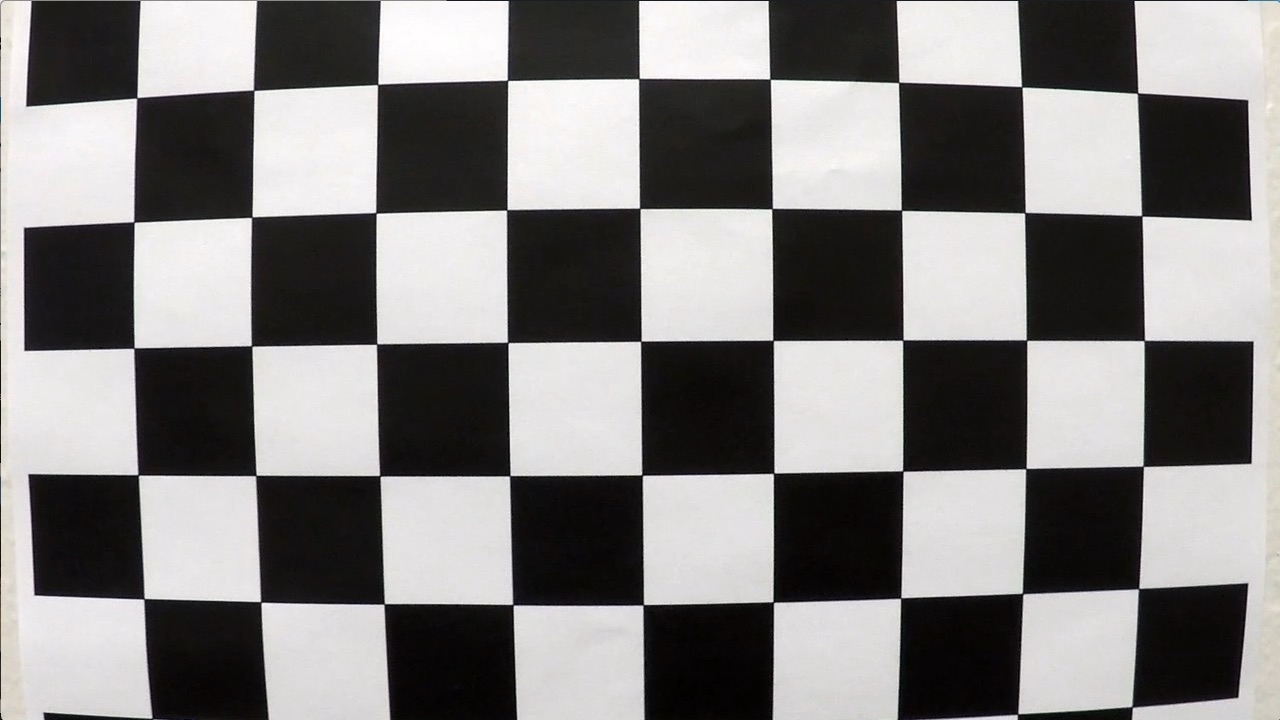
#> input picture CarND-Advanced-Lane-Lines/camera_cal/calibration1.jpg, 1280 x 720 px; its folder holds 5 pictures in this run
$ jupyter execute --allow-errors 'End-to-End Pipeline.ipynb'   (shell and % lines are left out)   (Python 2 division)   (older library calls are emulated)
#> lines starting #> are read from the running program, lines starting #| are printed output that depends on the picture; after the words box and inside, x2 and y2 are one past the last pixel; in counts of white or black regions, pixels touching at a corner belong together
#> further down, img is the input picture: shape (720, 1280, 3); mean R, G, B 130.1, 128.4, 127.8
#> `ret, corners = cv2.findChessboardCorners(gray, (nx,ny), None)`: ret = False; corners = None
#> (reads CarND-Advanced-Lane-Lines/camera_cal/wide_dist_pickle.p from the repository)
[cell 1]
# Import modules
import pickle
import cv2
import glob
import numpy as np
import matplotlib.pyplot as plt
import matplotlib.image as mpimg

from IPython.html import widgets
from IPython.html.widgets import interact
from IPython.display import display

import collections
from moviepy.editor import VideoFileClip

## Camera Calibration

[cell 2]
# prepare object points, like (0,0,0), (1,0,0), (2,0,0) ....,(6,5,0)
nx = 9 # the number of inside corners in x
ny = 6 # the number of inside corners in y


objp = np.zeros((ny*nx,3), np.float32)
objp[:,:2] = np.mgrid[0:nx, 0:ny].T.reshape(-1,2)

# Arrays to store object points and image points from all the images.
objpoints = [] # 3d points in real world space
imgpoints = [] # 2d points in image plane.

# Make a list of calibration images
images = glob.glob('camera_cal/calibration*.jpg')

# Step through the list and search for chessboard corners
#> (the rest of this cell did not finish here and is left out)

[cell 3]
# Undistort the image
def undistort(img):
    img_size = (img.shape[1], img.shape[0])
#> img_size = (1280, 720)
    # Do camera calibration given object points and image points
    ret, mtx, dist, rvecs, tvecs = cv2.calibrateCamera(objpoints, imgpoints, img_size,None,None)
#> ret = 0.402; mtx = [[1215.1, 0, 674.3], [0, 1227, 357.1], [0, 0, 1]]; dist = [[-0.887, 13.5, -0.00382, -0.00756, -85.37]]; rvecs = ([0.506, -0.211, 0.0337],); tvecs = ([-2.2, -0.223, 20.53],)
    dst = cv2.undistort(img, mtx, dist, None, mtx)
    return dst

[cell 4]
# # Save the camera calibration result for later use (we won't worry about rvecs / tvecs)
# dist_pickle = {}
# dist_pickle["mtx"] = mtx
# dist_pickle["dist"] = dist
# pickle.dump(dist_pickle, open("camera_cal/wide_dist_pickle.p", "wb" ) )
# #dst = cv2.cvtColor(dst, cv2.COLOR_BGR2RGB)

# Read in the saved camera matrix and distortion coefficients
# These are the arrays you calculated using cv2.calibrateCamera()
dist_pickle = pickle.load( open("camera_cal/wide_dist_pickle.p", "rb" ) )
mtx = dist_pickle["mtx"]
dist = dist_pickle["dist"]

# Test undistortion on an image
img = mpimg.imread('camera_cal/calibration1.jpg')
dst = undistort(img)
cv2.imwrite('camera_cal/test_undist.jpg',dst)

# Visualize undistortion
#> (the rest of this cell did not finish here and is left out)

## Different Thresholding Functions

[cell 5]
# Define a function that takes an image, gradient orientation,
# and threshold min / max values.
def abs_sobel_thresh(img, orient='x', sobel_kernel=3, thresh=(0,255)):
    # Convert to grayscale
    gray = cv2.cvtColor(img, cv2.COLOR_RGB2GRAY)
    # Apply x or y gradient with the OpenCV Sobel() function
    # and take the absolute value
    if orient == 'x':
        abs_sobel = np.absolute(cv2.Sobel(gray, cv2.CV_64F, 1, 0, ksize=sobel_kernel))
    if orient == 'y':
        abs_sobel = np.absolute(cv2.Sobel(gray, cv2.CV_64F, 0, 1, ksize=sobel_kernel))
    # Rescale back to 8 bit integer
    scaled_sobel = np.uint8(255*abs_sobel/np.max(abs_sobel))
    # Create a copy and apply the threshold
    grad_binary = np.zeros_like(scaled_sobel)
    # Here I'm using inclusive (>=, <=) thresholds, but exclusive is ok too
    grad_binary[(scaled_sobel >= thresh[0]) & (scaled_sobel <= thresh[1])] = 1

    # Return the result
    return grad_binary

[cell 6]
# Define a function to return the magnitude of the gradient
# for a given sobel kernel size and threshold values
# [17 lines left out: function mag_thresh, not called in this run]

[cell 7]
# Define a function to threshold an image for a given range and Sobel kernel
# [14 lines left out: function dir_threshold, not called in this run]

[cell 8]
# Define a function that thresholds the S-channel of HLS
# [6 lines left out: function hls_select, not called in this run]

[cell 9]
# [20 lines left out: function color_mask, not called in this run]

## Interactive Thresholding Adjustment

[cell 10]
# Combining thresholds
image = mpimg.imread('test_images/test1.jpg')
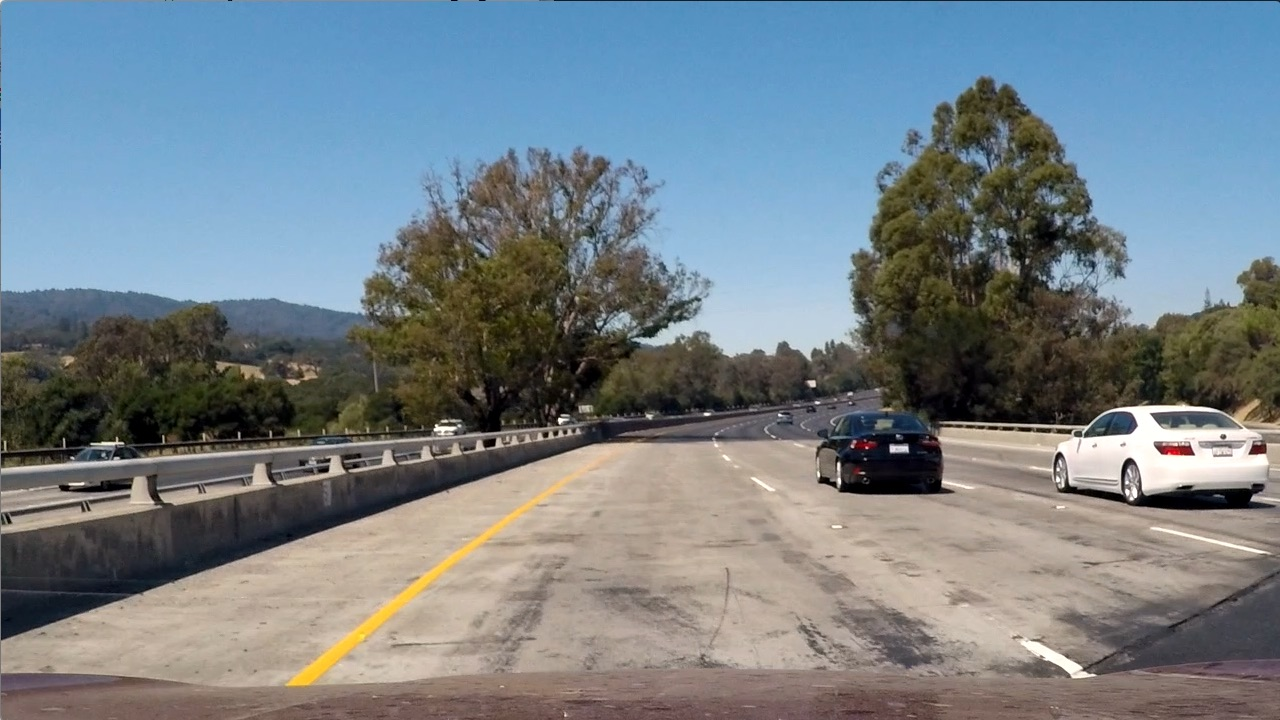
#> input picture CarND-Advanced-Lane-Lines/test_images/test1.jpg, 1280 x 720 px
#> image is the input picture: shape (720, 1280, 3); mean R, G, B 117.5, 128.7, 135.5
#> the sliders are set to ksize = 16, min_gradx = 127, max_gradx = 127, min_grady = 127, max_grady = 127, min_mag = 127, max_mag = 127, min_dir = 0.7853981633974483, max_dir = 0.7853981633974483, min_s = 127, max_s = 127, min_v = 127, max_v = 127
def update(ksize, min_gradx, max_gradx, min_grady, max_grady, min_mag, max_mag, min_dir, max_dir, min_s, max_s, min_v, max_v):
    # Apply each of the thresholding functions
    gradx = abs_sobel_thresh(image, orient='x', sobel_kernel=ksize, thresh=(min_gradx,max_gradx))
    grady = abs_sobel_thresh(image, orient='y', sobel_kernel=ksize, thresh=(min_grady,max_grady))
    mag_binary = mag_thresh(image, sobel_kernel=ksize, mag_thresh=(min_mag,max_mag))
    dir_binary = dir_threshold(image, sobel_kernel=ksize, thresh=(min_dir,max_dir))
#     s_binary = hls_select(image, thresh=(min_s,max_s))
    white_yellow_binary = color_mask(image)

    combined = np.zeros_like(gradx)
#     combined[(gradx == 1) & (grady == 1) | (vs_binary == 1)] = 1
#     combined[((gradx == 1) & (grady == 1)) | ((mag_binary == 1) & (dir_binary == 1))] = 1
#     combined[((gradx == 1) & (grady == 1)) | ((mag_binary == 1) & (dir_binary == 1))] = 1
#     combined[((gradx == 1) & (grady == 1)) | ((mag_binary == 1) & (dir_binary == 1)) | ((s_binary == 1))] = 1
#     color_binary = np.zeros_like(gradx)
#     color_binary[(combined == 1) | (vs_binary == 1)] = 1
    combined[((white_yellow_binary ==1) & ((dir_binary == 1) | (mag_binary == 1)))] = 1
    plt.imshow(combined, cmap='gray')

#> (the rest of this cell did not finish here and is left out)

## Adjust HSV Value to Detect Yellow and White Lines

[cell 11]
image = mpimg.imread('test_images/test5.jpg')
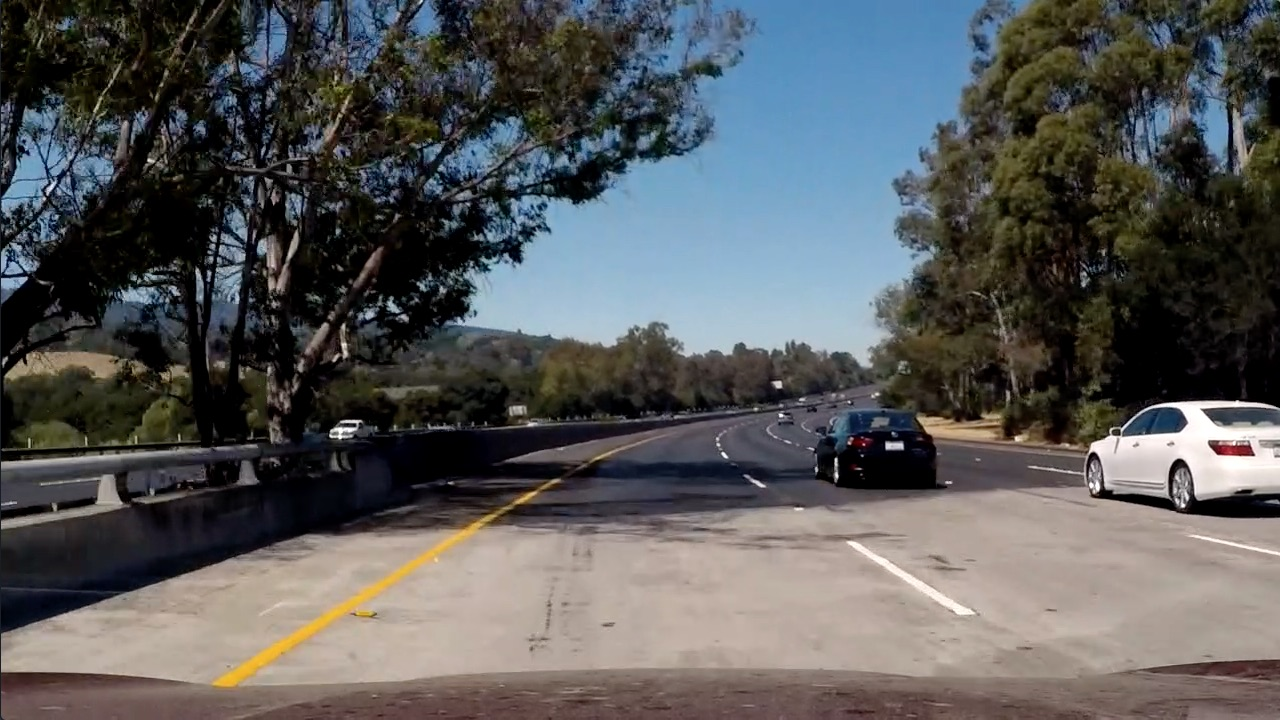
#> input picture CarND-Advanced-Lane-Lines/test_images/test5.jpg, 1280 x 720 px
#> image is the input picture: shape (720, 1280, 3); mean R, G, B 88.5, 89.3, 89.8
image_HSV = cv2.cvtColor(image,cv2.COLOR_RGB2HSV)
#> image_HSV: shape (720, 1280, 3); mean H, S, V 55.5, 83.8, 101.8

yellow_hsv_low  = np.array([ 0,  100,  100])
yellow_hsv_high = np.array([ 100, 255, 255])
mask_yellow = cv2.inRange(image_HSV, yellow_hsv_low, yellow_hsv_high)
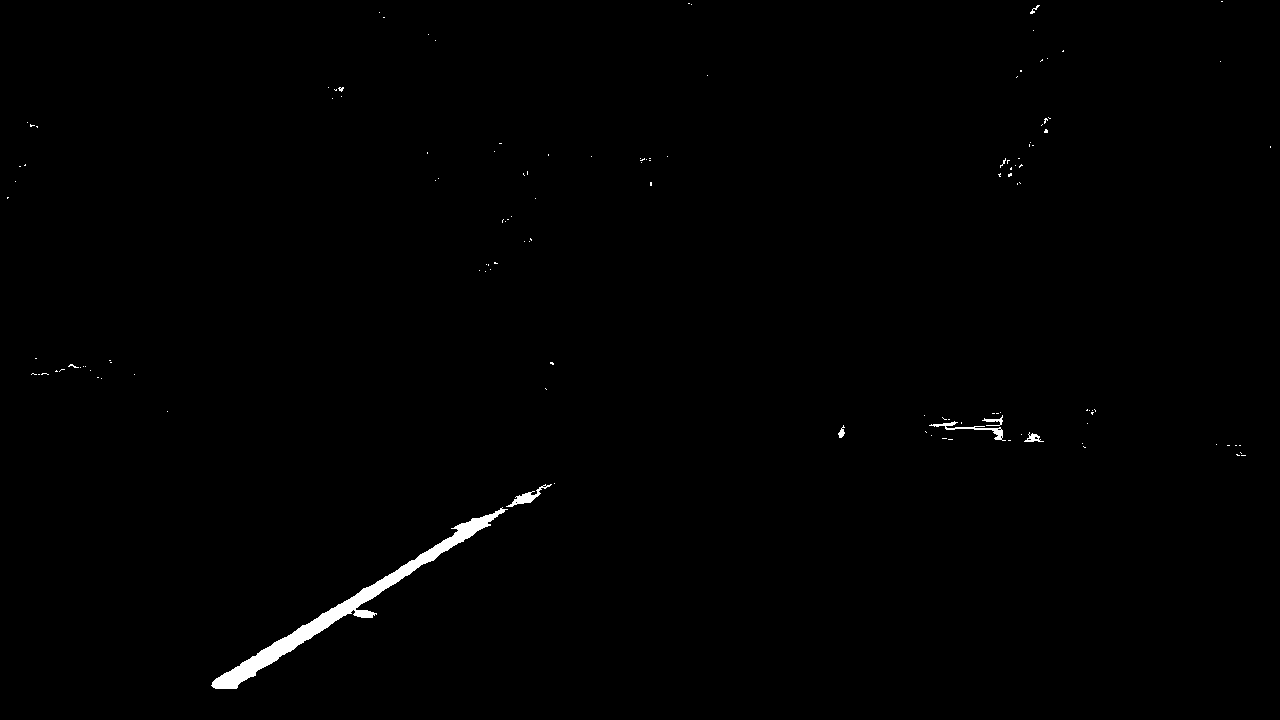
#> mask_yellow: shape (720, 1280); 0.61% white; 131 white regions (124 under 20 px), largest, box (x1, y1, x2, y2) and area: (211, 507, 508, 689) 4456, (929, 421, 1006, 441) 280, (506, 484, 552, 507) 259
res_yellow = cv2.bitwise_and(image,image, mask= mask_yellow)
plt.figure(figsize=(25,25))
#> (this line was passed over: IPython is not available in this run)
plt.subplot(1,2,1)
#> (this line was passed over: IPython is not available in this run)
plt.imshow(image)
#> (this line was passed over: IPython is not available in this run)
plt.subplot(1,2,2)
#> (this line was passed over: IPython is not available in this run)
plt.imshow(res_yellow)
#> (this line was passed over: IPython is not available in this run)

[cell 12]
# Source: http://stackoverflow.com/questions/22588146/tracking-white-color-using-python-opencv
image = mpimg.imread('test_images/test5.jpg')
image_HSV = cv2.cvtColor(image,cv2.COLOR_RGB2HSV)
sensitivity = 45
white_hsv_low  = np.array([ 0, 0,255 - sensitivity])
white_hsv_high = np.array([ 255, sensitivity, 255])
mask_white = cv2.inRange(image_HSV, white_hsv_low, white_hsv_high)
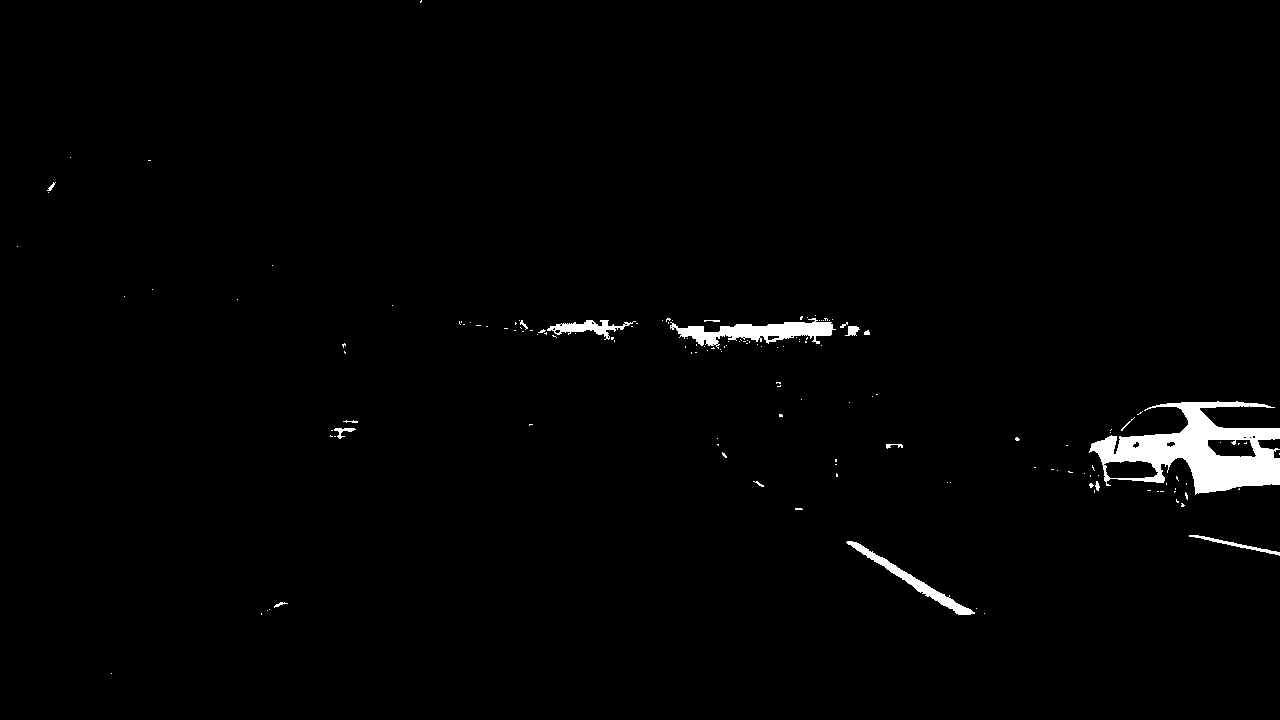
#> mask_white: shape (720, 1280); 1.5% white; 151 white regions (133 under 20 px), largest, box (x1, y1, x2, y2) and area: (1089, 401, 1280, 495) 8366, (670, 318, 836, 349) 2168, (846, 541, 975, 615) 1161
res_white= cv2.bitwise_and(image,image, mask= mask_white)
plt.figure(figsize=(25,25))
#> (this line was passed over: IPython is not available in this run)
plt.subplot(1,2,1)
#> (this line was passed over: IPython is not available in this run)
plt.imshow(image)
plt.subplot(1,2,2)
plt.imshow(res_white)
